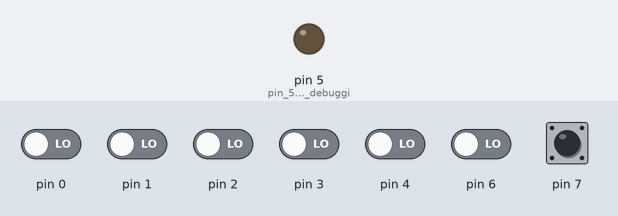
The sketch below on a simulated Arduino Uno, built for the host (arithmetic inside an expression is 32-bit, double 64-bit). Shown: output pins drawn as LEDs (lit = HIGH). The test bench sets the inputs (shaded band); at power-on: pin 7 HIGH, pin 0–4, pin 6 LOW. What the sketch prints to the serial monitor is not drawn.

Above: at 1.2 s.
1.3 s: pin 7 pulled LOW for 0.15 s
Timing chart, 0 to 4.3 s (numbered marks = the images above; inputs shaded):
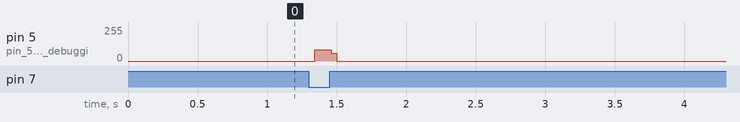

Measured:
- after the input at 1.3 s, pin 5 (pin_5_is_used_for_debuggi): 0/255 → 84/255 at once, → 0/255 0.12 s later

The sketch:

ina266_data_logger.ino
```cpp
#include "INA226.h"
#include "Wire.h"

#define INA226_SHUNT_VOLTAGE        0x01
#define INA226_BUS_VOLTAGE          0x02

const byte INA226_address = 0x40;

INA226 INA(INA226_address);

void setup() {
  Serial.begin(115200);
  Serial.println(__FILE__);

  pinMode(7, INPUT_PULLUP);
  pinMode(5, OUTPUT); // pin 5 is used for debugging

  if (!INA.begin() ) {
    Serial.println("could not connect. Fix and Reboot");
  }
  Wire.setClock(400000);
  INA.setMaxCurrentShunt(0.5, 0.107);
  INA.setBusVoltageConversionTime(2);
  INA.setShuntVoltageConversionTime(2);
  INA.setAlertRegister(0x0400);
}

void loop() {
  Serial.println(INA.getCurrentLSB(), 8);
  Serial.print("#!#!#!\n"); // data start sequence
  while (1) {
    while (PIND&(1<<7)) {;}
      PIND = 1<<5;
      INA.getAlertFlag();

      byte out[4];
      uint16_t* val = (uint16_t*)&out[0];
      *val = INA.getRegister(INA226_SHUNT_VOLTAGE); // shunt voltage
      val++;
      *val = INA.getRegister(INA226_BUS_VOLTAGE); // bus voltage
      Serial.write(out, 4);
      PIND = 1<<5;
  }
}
```
